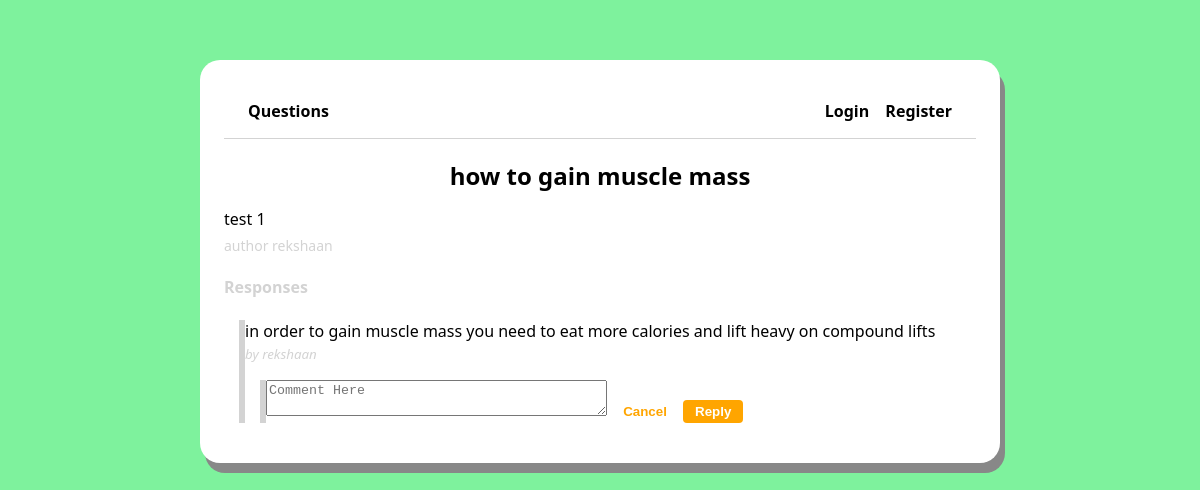
Screenshot of /question/1 with the database file from the repository.
### main/models.py (models this page shows, shortened)
class Question(models.Model):
    author = models.ForeignKey(User, null=False, on_delete=models.CASCADE)
    title = models.CharField(max_length=200, null=False)
    body = models.TextField(null=False)
    created_at = models.DateTimeField(auto_now_add=True)
    updated_at = models.DateTimeField(auto_now=True)
    def get_responses(self):
        return self.responses.filter(parent=None)

class Response(models.Model):
    user = models.ForeignKey(User, null=False, on_delete=models.CASCADE)
    question = models.ForeignKey(Question, null=False, on_delete=models.CASCADE, related_name='responses')
    parent = models.ForeignKey('self', null=True, blank=True, on_delete=models.CASCADE)
    body = models.TextField(null=False)
    created_at = models.DateTimeField(auto_now_add=True)
    updated_at = models.DateTimeField(auto_now=True)
    def get_responses(self):
        return Response.objects.filter(parent=self)

### main/views.py (the view, shortened to what this page needs)
# urls.py: path('question/<int:id>', views.questionPage, name="question"),
def questionPage(request, id):
    response_form = NewResponseForm()
    reply_form = NewReplyForm()
    question = Question.objects.get(id=id)
    context = {
        'question': question,
        'response_form': response_form,
        'reply_form': reply_form,
    }
    return render(request, 'question.html', context)

### main/forms.py
class NewResponseForm(forms.ModelForm):
    class Meta:
        model = Response
        fields = ['body']

class NewReplyForm(forms.ModelForm):
    class Meta:
        model = Response
        fields = ['body']
        widgets = {
            'body': forms.Textarea(attrs={
                'rows': 2,
                'placeholder': 'Comment Here'
            })
        }

### main/templates/question.html (shortened to what this page needs)
<!DOCTYPE html>
<html lang="en">
<head>
</head>
<body>
{% extends 'layouts/page.html' %}
{% block content %}
<div class="page question-page" >
<h2 class="question-title">{{question.title}}</h2>
    <p class="question-body">{{question.body}}</p>
    <span class="question-author">author {{question.author.username}}</span>
    <div class="responses-container">
        <h4 class="responses-container-heading">Responses</h4>
        {% if not question.responses.all %}
            <p class="no-responses-text">No Responses Yet</p>
        {% else %}
            {% for response in question.get_responses %}
                {% include 'components/response.html' with response=response %}
            {% endfor %}
        {% endif %}
    </div>
</div>
{% endblock %}

### main/templates/components/response.html (shortened to what this page needs)
<!DOCTYPE html>
<html lang="en">
<head>
</head>
<body>
<blockquote id="{{response.id}}">
    <p class="response-body">{{response.body}}</p>
    <small class="response-author">by {{response.user.username}}</small>
    <blockquote id="reply-form-container-{{response.id}}" class="reply-form-container">
        <form method="POST" action="/reply" class="reply-form">
            {{ reply_form.body }}
            <button type="button" class="reply-form-cancel-button" onclick="handleCancelReply({{response.id}})">Cancel</button>
            <input type="submit" class="reply-form-submit-button" value="Reply"/>
        </form>
    </blockquote>
</blockquote>
</body>
</html>

### main/static/css/styles.css (style rules this page uses)
html, body { font-family: Segoe UI; background-color: #7ef29d; }
*, *::after, *::before { box-sizing: border-box; }
blockquote { border-left:6px solid lightgray; padding-length:6px; margin-left:15px; }
.page { display:flex; flex-direction:column; }
.question-title { font-weight:900; margin:20px auto 0 auto; }
.question-body { margin-bottom:6px; }
.question-author { font-size:14px; color: lightgray; }
.responses-container-heading { color:lightgray; }
.response-body { margin:0; }
.response-author { color:lightgray; font-style:italic; }
.reply-form textarea { width:100; }
.reply-form-cancel-button { font-weight:600; color:orange; background-color:transparent; border:none; padding:4px 12px; cursor:pointer; }
.reply-form-submit-button { font-weight:600; color:white; background-color:orange; border:none; border-radius:4px; padding:4px 12px; cursor:pointer; }

### rows the page displays
Question: title "how to gain muscle mass", body "test 1", author.username "rekshaan"
Response: body "in order to gain muscle mass you need to eat more calories and lift heavy on compound lifts", user.username "rekshaan"
